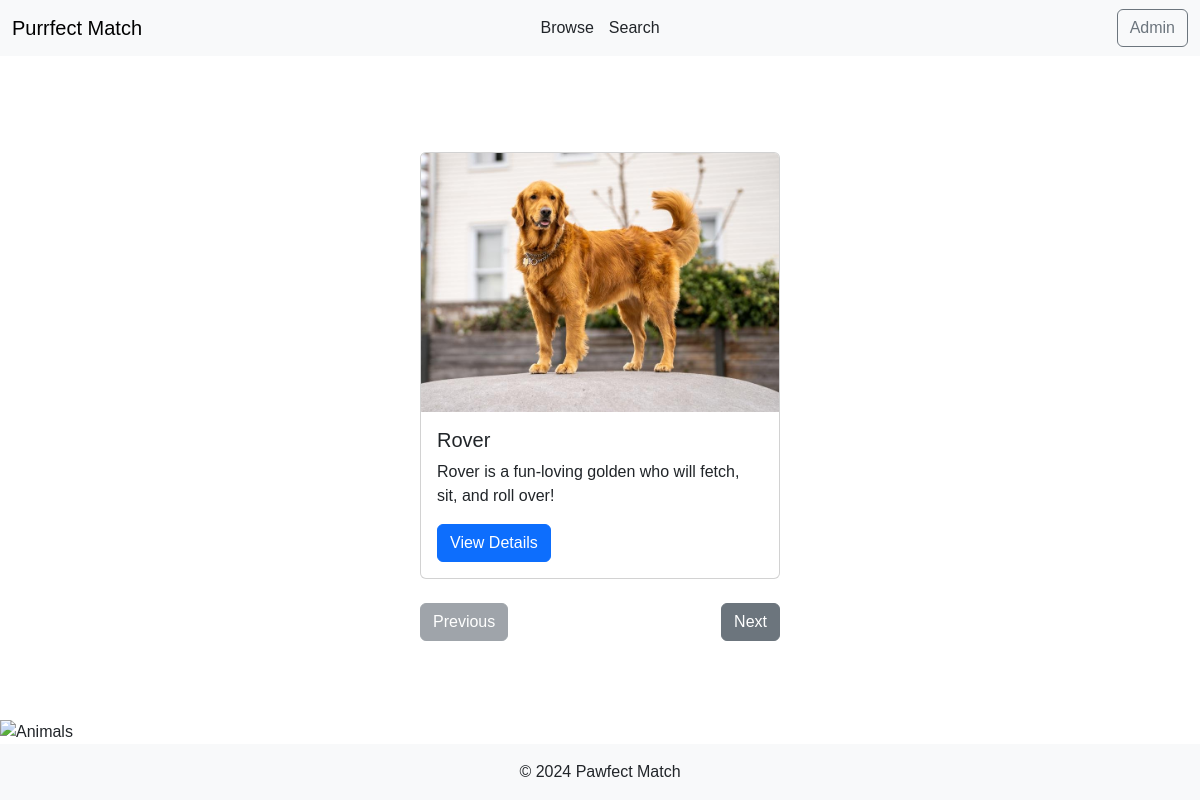
Page /animals on the committed database.
### models.py (models this page shows)
class Animal(db.Model):
    __tablename__ = 'Animal'
    id = db.Column(db.Integer, primary_key=True)
    name = db.Column(db.String(100), nullable=False)
    species = db.Column(db.String(50), nullable=False)
    breed = db.Column(db.String(100))
    age = db.Column(db.Integer, nullable=False)
    description = db.Column(db.Text)
    image = db.Column(db.String(255), nullable=False)
    likes = db.Column(db.Integer, default=0)
    matched = db.Column(db.Boolean, default=False)
    shelter_id = db.Column(db.Integer, db.ForeignKey('Shelter.id'), nullable=False)
    shelter = db.relationship('Shelter', back_populates='animals')

### app.py (the view)
@app.route("/animals")
def browse_animals():
    animals = Animal.query.all()
    current_animal_index = int(request.args.get('index', 0))
    animal = animals[current_animal_index] if current_animal_index < len(animals) else None
    return render_template("browse_animal.html", animal=animal, current_animal_index=current_animal_index, total_animals=len(animals))

### templates/browse_animal.html
{% extends "base.html" %}
{% block content %}
<div class="container mt-5" style="max-width: 24rem;">
    {% if animal %}
    <div class="card mb-4">
        <img src="{{ url_for('uploaded_file', filename=animal.image) }}" class="card-img-top" alt="{{ animal.name }}">
        <div class="card-body">
            <h5 class="card-title">{{ animal.name }}</h5>
            <p class="card-text">{{ animal.description }}</p>
            <a href="/animals/{{ animal.id }}" class="btn btn-primary">View Details</a>
        </div>
    </div>
    <div class="d-flex justify-content-between">
        <a href="/animals?index={{ current_animal_index - 1 }}" class="btn btn-secondary {% if current_animal_index == 0 %}disabled{% endif %}">Previous</a>
        <a href="/animals?index={{ current_animal_index + 1 }}" class="btn btn-secondary {% if current_animal_index == total_animals - 1 %}disabled{% endif %}">Next</a>
    </div>
    {% else %}
        <p class="text-center">No more animals available.</p>
    {% endif %}
</div>
{% endblock %}

### static/styles.css (style rules this page uses)
body { font-family: Arial, sans-serif; }

### templates/base.html (style rules this page uses)
body { display: flex; flex-direction: column; min-height: 100vh; }

### rows in the picture
Animal: image+name (picture), name "Rover", description "Rover is a fun-loving golden who will fetch, sit, and roll over!"
